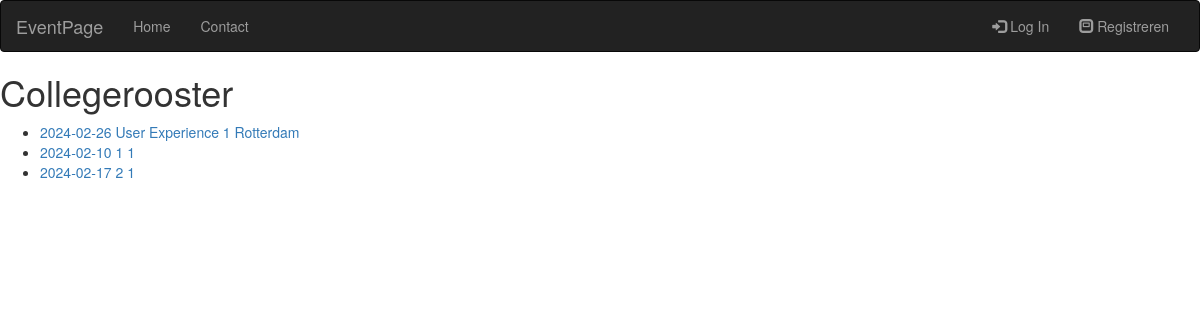
Page /agenda/collegerooster on the committed database.
### tables this page shows
CREATE TABLE agendas (
            id INTEGER PRIMARY KEY AUTOINCREMENT,
            url_name TEXT NOT NULL,
            title TEXT NOT NULL,
            external_stylesheet TEXT,
            date_created DATE NOT NULL DEFAULT CURRENT_TIMESTAMP
        );

CREATE TABLE events (
            id INTEGER PRIMARY KEY AUTOINCREMENT,
            name TEXT NOT NULL,
            description TEXT NOT NULL,
            event_date DATE NOT NULL,
            start_time TEXT NOT NULL,            
            end_time TEXT NOT NULL,
            location TEXT NOT NULL,
            agenda_id INTEGER NOT NULL,
            date_created DATE NOT NULL DEFAULT CURRENT_TIMESTAMP,
            FOREIGN KEY (agenda_id) REFERENCES agendas (id)
        );

### routes/routes.py (the view)
@bp.route("/agenda/<url_name>")
def agenda_naam(url_name):
    event_calendar = EventCalendarDB()
    result = event_calendar.get_agenda_by_name(url_name)
    if result:
        agenda_id = result['id']
        events = get_events_by_agenda_id(agenda_id)
        return render_template("agenda.html", agenda=result, events=events, agenda_id=agenda_id)
    else:
        return render_template("404_not_found.html")

### controllers/auth_controllers.py (called while the page is built)
def get_events_by_agenda_id(agenda_id):
    event_calendar = EventCalendarDB()
    return event_calendar.get_events_by_agenda_id(agenda_id)

### models/model.py (called while the page is built)
    def _connect(self):
        return sqlite3.connect(self.db_path)

    def get_all_agendas(self):
        conn = self._connect()
        conn.row_factory = sqlite3.Row
        cursor = conn.cursor()
        query = 'SELECT * FROM agendas'
        try:
            agendas = cursor.execute(query).fetchall()
        except Exception as e:
            print(f"Error executing query: {e}")
            return []
        conn.close()
        return agendas

    def get_agenda_by_name(self, agenda_naam):
        agendas = self.get_all_agendas()
        for agenda in agendas:
            if agenda['url_name'] == agenda_naam:
                return agenda
        return None

    def get_events_by_agenda_id(self, agenda_id):
        conn = self._connect()
        conn.row_factory = sqlite3.Row
        cursor = conn.cursor()
        cursor.execute("SELECT * FROM events WHERE agenda_id = ?", (agenda_id,))
        events = cursor.fetchall()
        conn.close()
        return events

### templates/agenda.html (shortened to what this page needs)
<!DOCTYPE html>
<html lang="en">
<head>
    <link rel="stylesheet" href="https://maxcdn.bootstrapcdn.com/bootstrap/3.4.1/css/bootstrap.min.css">
</head>
<body>
{% include 'navbar.html' %}
{% set max_events_to_show = 20 %}
{% set show_more_increment = 20 %}
{% set start_index = 0 %}
{% set end_index = start_index + max_events_to_show if (start_index + max_events_to_show) < events|length else events|length %}
<h1>{{ agenda.title }}</h1>
  <div class="event">
      <ul>
      {% for i in range(start_index, end_index) %}
      {% set event = events[i] %}
        <li><a href="{{ url_for('routes.event_detail', event_id=event.id) }}">{{ event.event_date }} {{ event.name }} {{ event.location }}</a>
        </li>
      {% endfor %}
    </ul>
  </div>
</body>
</html>

### rows in the picture
agendas: title "Collegerooster"
events: event_date "2024-02-26", name "User Experience 1", location "Rotterdam"
events: event_date "2024-02-10", name "1", location "1"
events: event_date "2024-02-17", name "2", location "1"
